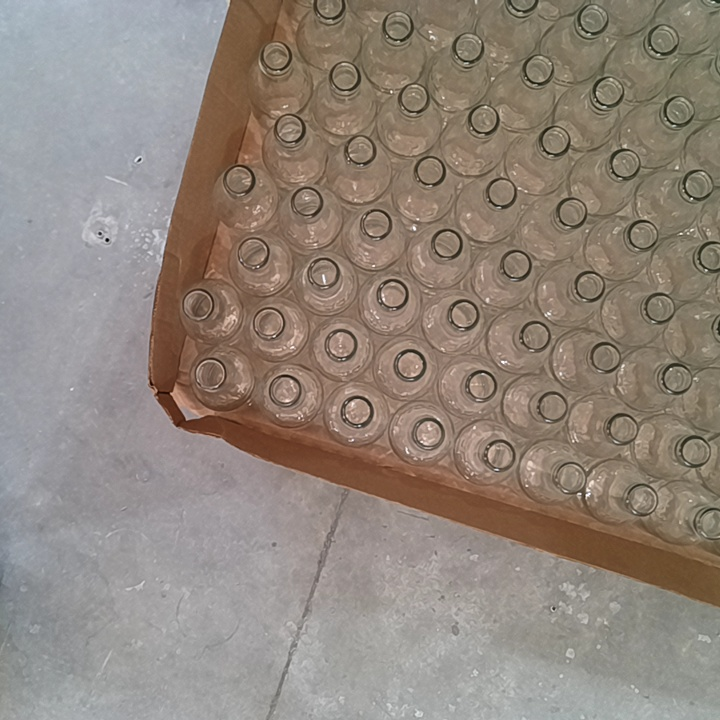
#> input picture foto236.jpg, 720 x 720 px, found by its file name
$ python test_equialization.py
#> lines starting #> are read from the running program, lines starting #| are printed output that depends on the picture
import numpy as np
import cv2 as cv
from matplotlib import pyplot as plt

img = cv.imread('/home/mario3/arinapin/python/git/deeplearning-apps/Inference/foto236.jpg', cv.IMREAD_GRAYSCALE)
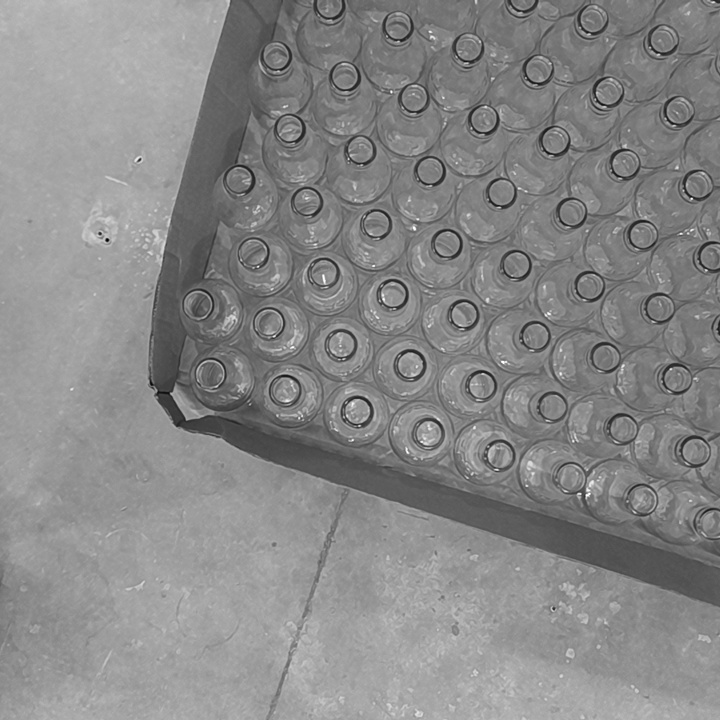
#> img: shape (720, 720); min 0, max 255, mean 135.9
assert img is not None, "file could not be read, check with os.path.exists()"
hist,bins = np.histogram(img.flatten(),256,[0,256])
#> hist = 256 values, max 9326 at index 163, min 0 at index 1, mean 2025; bins = 257 values from 0 to 256
cdf = hist.cumsum()
#> cdf = 256 values from 2 to 518400
cdf_normalized = cdf * float(hist.max()) / cdf.max()
#> cdf_normalized = 256 values from 0.036 to 9326
plt.plot(cdf_normalized, color = 'b')
plt.hist(img.flatten(),256,[0,256], color = 'r')
plt.xlim([0,256])
plt.legend(('cdf','histogram'), loc = 'upper left')
plt.show()
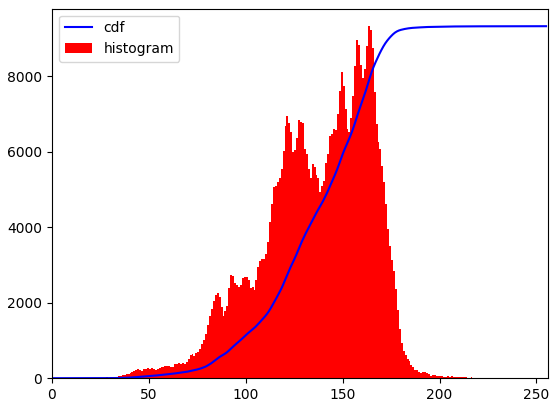
#> figure drawn by matplotlib, 1 panel; tallest bar 9326 high, from x = 163 to 164; curve peaks at x = 255, y = 9326

img = cv.imread('/home/mario3/arinapin/python/git/deeplearning-apps/Inference/foto236.jpg', cv.IMREAD_GRAYSCALE)
assert img is not None, "file could not be read, check with os.path.exists()"
equ = cv.equalizeHist(img)
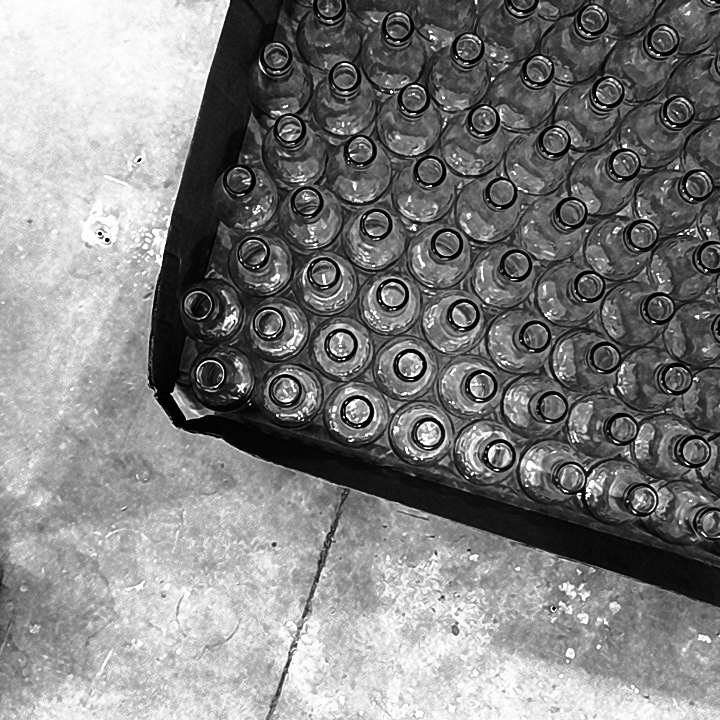
#> equ: shape (720, 720); min 0, max 255, mean 128.9
res = np.hstack((img,equ)) #stacking images side-by-side
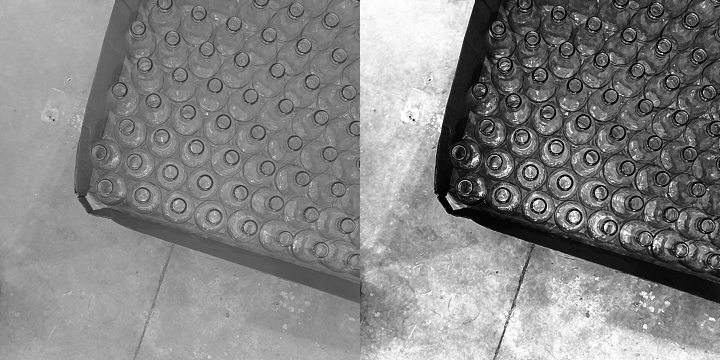
#> res: shape (720, 1440) (shown at 1/2 size); min 0, max 255, mean 132.4
cv.imwrite('res.png',res)


img = cv.imread('/home/mario3/arinapin/python/git/deeplearning-apps/Inference/foto236.jpg', cv.IMREAD_GRAYSCALE)
assert img is not None, "file could not be read, check with os.path.exists()"
# create a CLAHE object (Arguments are optional).
clahe = cv.createCLAHE(clipLimit=2.0, tileGridSize=(8,8))
cl1 = clahe.apply(img)
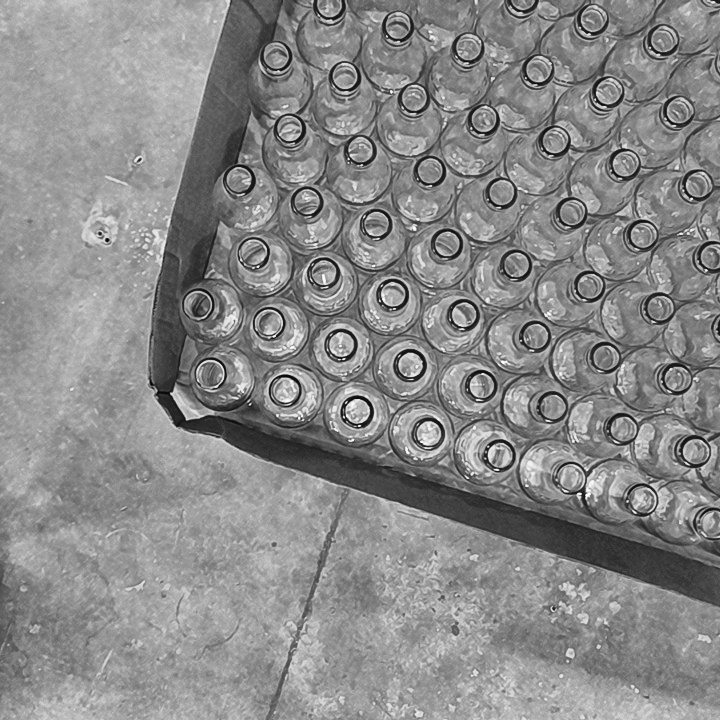
#> cl1: shape (720, 720); min 1, max 255, mean 137.8
cv.imwrite('clahe_2.jpg',cl1)

$ run again, with 13.jpg copied over foto236.jpg
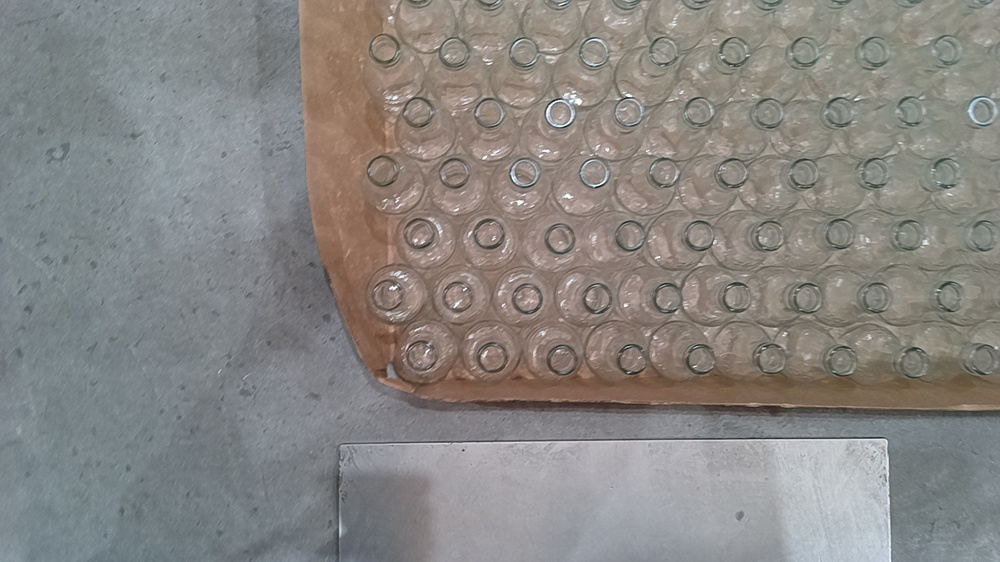
#> input picture 13.jpg, 1000 x 562 px, shrunk from 1920 x 1080 before the run, found by its file name
#> hist = 256 values, max 16332 at index 130, min 0 at index 0, mean 2195.3; bins = 257 values from 0 to 256
#> cdf = 256 values from 0 to 562000
#> cdf_normalized = 256 values from 0 to 16332
#> `res = np.hstack((img,equ))`:
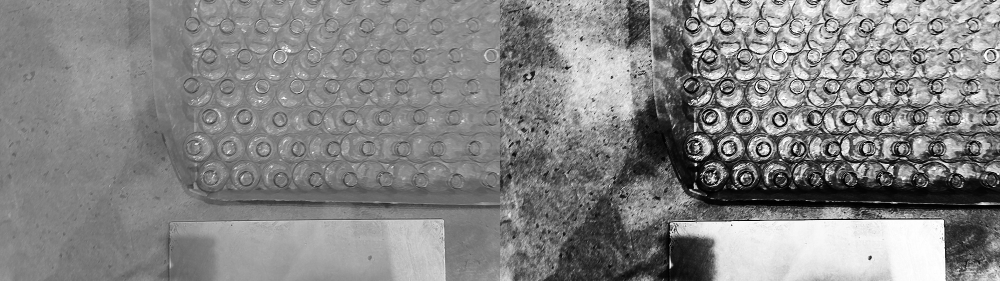
#> res: shape (562, 2000) (shown at 1/2 size); min 0, max 255, mean 131.8
#> `cl1 = clahe.apply(img)`:
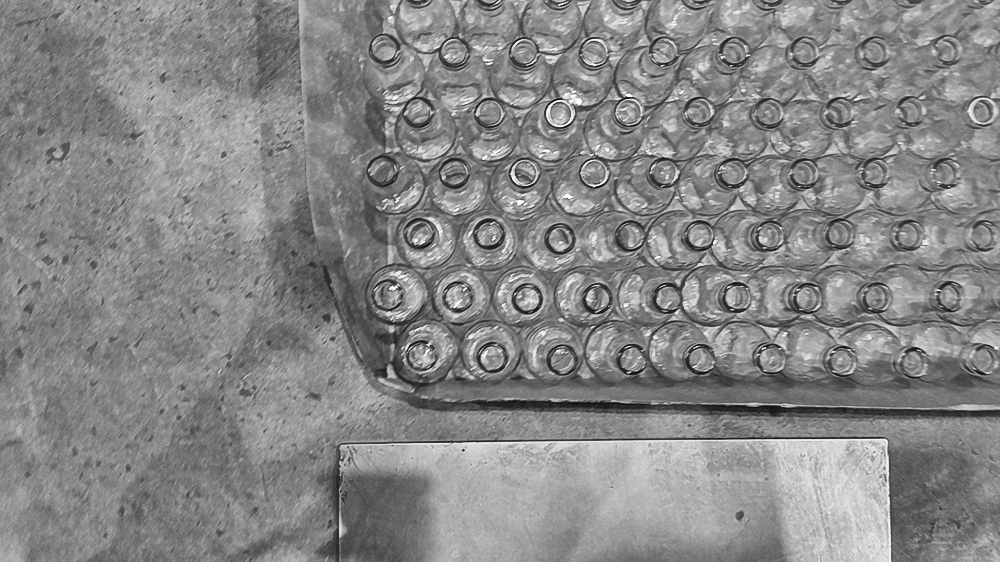
#> cl1: shape (562, 1000); min 5, max 255, mean 134.5

$ run again, with test.jpeg copied over foto236.jpg
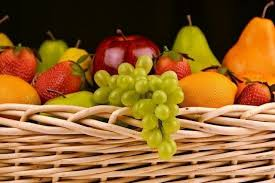
#> input picture test.jpeg, 275 x 183 px, found by its file name
#> `img = cv.imread('/home/mario3/arinapin/python/git/deeplearning-apps/In..`:
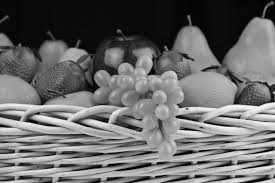
#> img: shape (183, 275); min 0, max 254, mean 107.1
#> hist = 256 values, max 2633 at index 10, min 0 at index 250, mean 196.6; bins = 257 values from 0 to 256
#> cdf = 256 values from 174 to 50325
#> cdf_normalized = 256 values from 9.1 to 2633
#> `cl1 = clahe.apply(img)`:
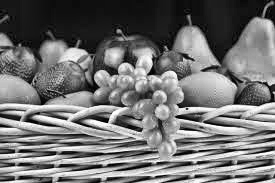
#> cl1: shape (183, 275); min 0, max 255, mean 114.2
